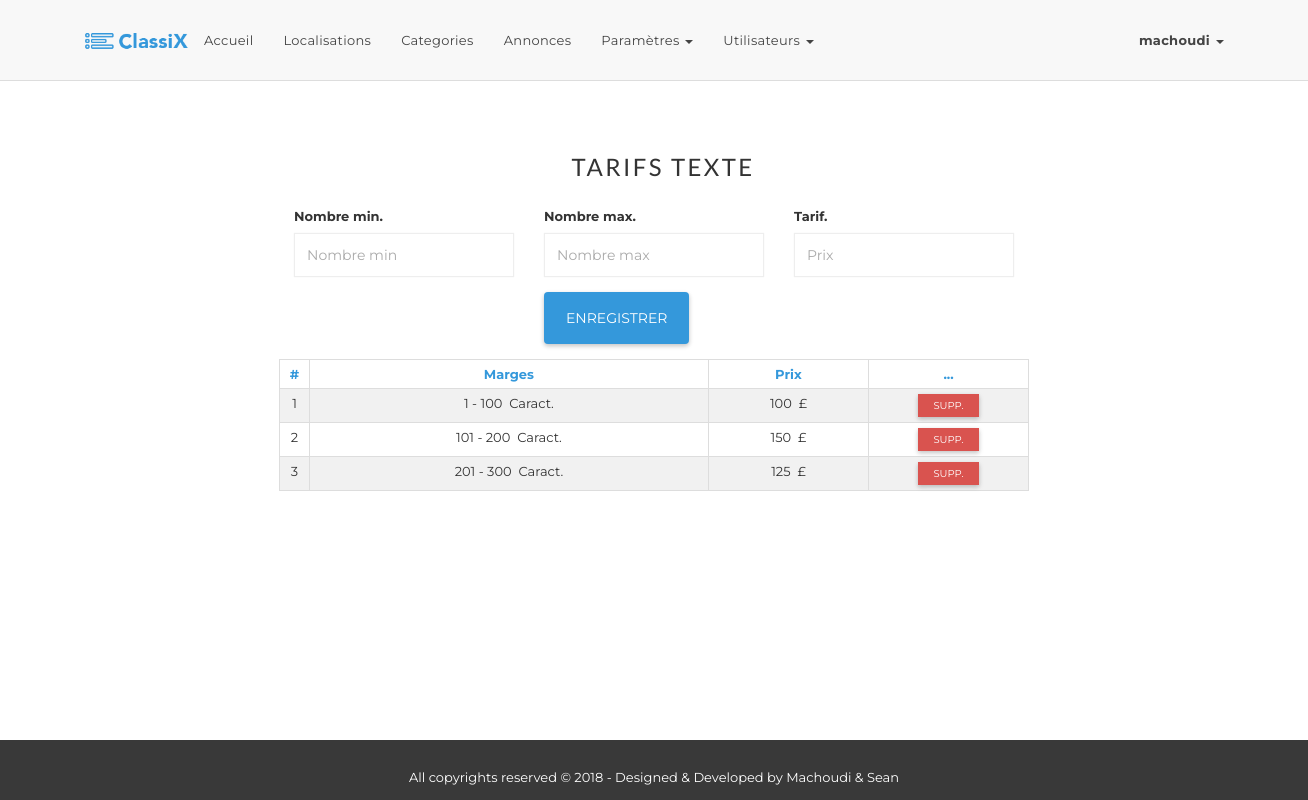
Page /admin/adm_settings_prices.php?cat=texte (signed in) on the committed database.
### tables this page shows
CREATE TABLE `settings_prices` (
  `idprice` int(11) NOT NULL AUTO_INCREMENT,
  `category` enum('texte','duree','image') NOT NULL,
  `min_value` int(11) NOT NULL,
  `max_value` int(11) NOT NULL,
  `price` int(11) NOT NULL,
  PRIMARY KEY (`idprice`)
);

CREATE TABLE `settings` (
  `country_code` char(4) NOT NULL,
  `country_name` varchar(100) NOT NULL,
  `phone_indicator` char(4) NOT NULL,
  `currency` char(20) NOT NULL,
  `short_currency` char(5) NOT NULL,
  PRIMARY KEY (`country_code`),
  UNIQUE KEY `settings_country_code_uindex` (`country_code`),
  UNIQUE KEY `settings_country_name_uindex` (`country_name`),
  UNIQUE KEY `settings_phone_indicator_uindex` (`phone_indicator`),
  UNIQUE KEY `settings_currency_uindex` (`currency`),
  UNIQUE KEY `settings_short_currency_uindex` (`short_currency`)
);

### classes/Crud.php (called while the page is built, shortened)
<?php
class Crud {
  private $_host = "localhost";
  private $_username = "advertize";
  private $_password = "*c218*";
  private $_database = "advertize";
  protected $connection;
  public function __construct() {
    if( !isset($this->connection) ) {
      $this->connection = new mysqli($this->_host, $this->_username,
      $this->_password, $this->_database);
    }
    return $this->connection;
  }
  public function getData($query) {
    $result = $this->connection->query($query);
    if($result === false) {
        return $this->connection->error;
    }else{
        if( $result->num_rows == 0 ) {
            return 0;
        }else {
            $rows = array();
            while ($row = $result->fetch_assoc()) {   $rows[] = $row; }
            return $rows;
        }
    }
  }
}

### classes/Settingprices.php (called while the page is built, shortened)
<?php
require_once 'Crud.php';
class Settingprices extends Crud {
    public $category;
    private $table;
    public function __construct() {
        $this->table = TBL_Settings_Prices;
    }
    public function getCategory()
    {
        return $this->category;
    }
    public function setCategory($category)
    {
        $this->category = $category;
    }
    public function getPricesPerCategory(){
        return $this->getData("SELECT * FROM ".$this->table
        ." WHERE category='".$this->getCategory()."'");
    }
}

### classes/Settings.php (called while the page is built, shortened)
<?php
require_once 'Crud.php';
class Settings extends Crud {
    public function getsettings(){
        return $this->getData("SELECT * FROM ".TBL_Settings);
    }
}

### admin/adm_settings_prices.php (the view, shortened to what this page needs)
<?php
require_once '_inc_header.php';
require_once '../classes/Settings.php';
$settings = new Settings();
$getSetting = $settings->getsettings();
require_once '../classes/Settingprices.php';
$categoriesLabel = array(
    "texte" => "Caract.",
    "duree" => "Jour(s)",
    "image" => "Image(s)"
);
if( isset($_GET['cat']) && !empty($_GET['cat'])){
    $settingprice = new Settingprices();
    $settingprice->setCategory($_GET['cat']);
    $settingpricelist = $settingprice->getPricesPerCategory();
}
?>
    <section id="content">
        <div class="container">
            <div class="row">
                <div class="col-md-12 col-lg-8 col-lg-offset-5">
                    <h3 class="section-title">TARIFS <?php echo $_GET['cat'] ?></h3>
                </div>
                <div class="col-sm-12 col-lg-8 col-lg-offset-2">
                    <form role="form" class="login-form" method="post"
                          action="<?php echo $_SERVER['PHP_SELF']; ?>?cat=<?php echo $_GET['cat'] ?>">
                        <div class="form-group col-sm-12 col-lg-4">
                            <label for="min_value">Nombre min.</label>
                            <input type="text" class="form-control" id="min_value"
                                   placeholder="Nombre min" autofocus
                                   value="<?php echo $_POST['min_value']; ?>"
                                   name="min_value">
                        </div>
                        <div class="form-group col-sm-12 col-lg-4">
                            <label for="max_value">Nombre max.</label>
                            <input type="text" class="form-control" id="max_value"
                                   placeholder="Nombre max"
                                   value="<?php echo $_POST['max_value']; ?>"
                                   name="max_value">
                        </div>
                        <div class="form-group col-sm-12 col-lg-4">
                            <label for="price">Tarif.</label>
                            <input type="text" class="form-control" id="price"
                                   placeholder="Prix"
                                   value="<?php echo $_POST['price']; ?>"
                                   name="price">
                        </div>
                        <div class="form-group col-sm-12 col-lg-6 col-lg-offset-4">
                            <button type="submit" class="btn btn-primary"
                                    name="submit_setting" value="ok">Enregistrer</button>
                        </div>
                    </form>
                </div>
                <div class="col-sm-12 col-lg-8 col-lg-offset-2">
                    <table class="table table-hover table-condensed table-striped table-bordered">
                        <thead>
                        <th width="30" class="center">#</th>
                        <th class="center">Marges</th>
                        <th class="center">Prix</th>
                        <th width="160" class="center">...</th>
                        </thead>
                        <tbody>
                        <?php for($i=0; $i<sizeof($settingpricelist); $i++): ?>
                        <tr>
                            <td class="center"><?php echo $i+1; ?></td>
                            <td class="center">
                                <?php echo $settingpricelist[$i]['min_value']; ?> -
                                <?php echo $settingpricelist[$i]['max_value']; ?>
                                &nbsp;<?php echo $categoriesLabel[$_GET['cat']]; ?>
                            </td>
                            <td class="center">
                                <?php echo $settingpricelist[$i]['price']; ?>
                                &nbsp;<?php echo $getSetting[0]['short_currency']; ?>
                            </td>
                            <td class="center">
                                <a href="<?php echo $_SERVER['PHP_SELF']; ?>?action=delete&id=<?php echo $settingpricelist[$i]['idprice']; ?>"
                                   class="btn btn-xs btn-danger">Supp.</a>
                            </td>
                        </tr>
                        <?php endfor; ?>
                        </tbody>
                    </table>
                </div>
            </div>
        </div>
    </section>
<?php require_once '../_inc/_inc_footer.php'; ?>

### assets/material-kit.css (style rules this page uses)
body,h1,h2,h3,h4,h5,h6,.h1,.h2,.h3,.h4 { font-family:open sans,sans-serif;font-weight:400 }
.btn.btn-xs,.btn-group-xs .btn,.input-group-btn .btn.btn-xs,.btn-group-xs .input-group-btn .btn { padding:4px 15px;font-size:10px }
.form-group { position:relative }
h3,.h3 { font-size:1.825em;line-height:1.4em;margin:20px 0 10px }
* { -webkit-tap-highlight-color:transparent;-webkit-tap-highlight-color:transparent }

### assets/main.css (style rules this page uses)
body { font-family:montserrat,sans-serif;font-weight:400;font-size:13px;line-height:24px;overflow-x:hidden }
h1,h2,h3,h4,h5,h6 { margin-top:0;margin-bottom:0;font-family:lato,sans-serif;font-weight:700 }
h3 { font-size:1.6em;line-height:1.4em }
a { color:#444;-webkit-transition:all .3s linear;-moz-transition:all .3s linear;-ms-transition:all .3s linear;-o-transition:all .3s linear;transition:all .3s linear }
.center { text-align:center }
.btn { padding:16px 22px;color:#fff;border-radius:4px;position:relative;-webkit-transition:all .3s linear;-moz-transition:all .3s linear;-ms-transition:all .3s linear;-o-transition:all .3s linear;transition:all .3s linear;box-shadow:0 2px 4px 0 rgba(0,0,0,.1),0 2px 5px 0 rgba(0,0,0,.15);border:0;text-transform:uppercase }
.btn-common,.btn-primary { background:#3498db }
.btn-xs { border-radius:0;font-size:12px;line-height:1.5;padding:1px 5px }
.section-title { font-size:24px;letter-spacing:.1em;padding:20px 0;text-transform:uppercase;font-weight:400 }
#content { padding:80px 0 }
.table>thead>tr>th { border-bottom:0;color:#3498db }
.table>thead>tr>th:nth-of-type(3n+1) { text-align:center }
.table-striped>tbody>tr:nth-of-type(2n+1) { background:#f1f1f1!important }
#content { padding:30px }
.form-control { background-color:#fff;border:1px solid #eee;border-radius:0;box-shadow:0 0 1px rgba(0,0,0,.075);color:#444;display:block;height:44px;padding:10px 12px;width:100% }

### _inc/_inc_header.php (style rules this page uses)
html { position: relative; min-height: 100%; }
body { margin-bottom: 60px; }

### rows in the picture
settings_prices: min_value "1", max_value "100", price "100"
settings: short_currency "£"
settings_prices: min_value "101", max_value "200", price "150"
settings_prices: min_value "201", max_value "300", price "125"

### other values in the picture
$_SESSION['user']['pseudo'] "machoudi"
$_GET['cat'] "TEXTE"
